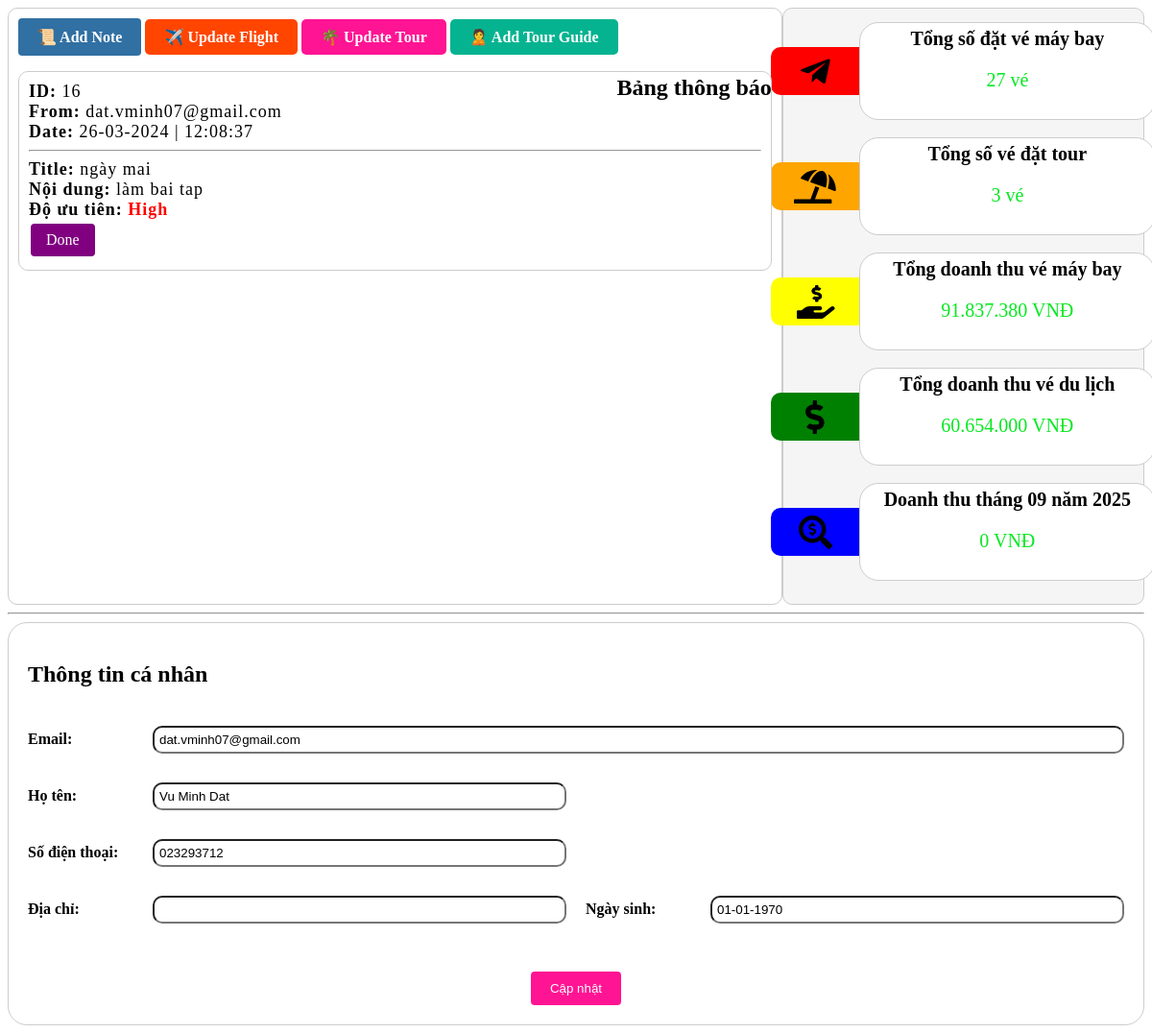
/DatVeMayBay/home.php (signed in), run on the app's committed database.
### tables this page shows
CREATE TABLE `note` (
  `ID_Note` int(11) NOT NULL,
  `ID_User` int(11) DEFAULT NULL,
  `UserGiao` varchar(255) DEFAULT NULL,
  `TieuDe` varchar(255) DEFAULT NULL,
  `NgayGiao` datetime DEFAULT NULL,
  `MoTa` text DEFAULT NULL,
  `MucDo` varchar(255) DEFAULT NULL,
  `TrangThai` int(11) DEFAULT NULL
);

CREATE TABLE `user` (
  `ID_User` int(11) NOT NULL,
  `TaiKhoan` varchar(50) NOT NULL,
  `MatKhau` varchar(50) NOT NULL,
  `HoTen` varchar(100) NOT NULL,
  `Email` varchar(100) NOT NULL,
  `SoDienThoai` varchar(20) DEFAULT NULL,
  `DiaChi` text DEFAULT NULL,
  `NgaySinh` date DEFAULT NULL,
  `VaiTro` varchar(50) DEFAULT NULL
);

### DatVeMayBay/home.php (the view, shortened to what this page needs)
<?php
include('db.php');
if (!isset($_SESSION['admin_email'])) {
    header("Location: /BayWithVaa/login.php");
    exit();
} else {
    $admin_email = $_SESSION['admin_email'];
	$query_user_info = "SELECT * FROM user WHERE Email = '$admin_email'";
	$result_user_info = mysqli_query($connect, $query_user_info);
	$row_user_info = mysqli_fetch_assoc($result_user_info);
}
$query_total_bookings = "SELECT COUNT(*) AS total_bookings FROM bookings";
$result_total_bookings = mysqli_query($connect, $query_total_bookings);
$row_total_bookings = mysqli_fetch_assoc($result_total_bookings);
$total_bookings = $row_total_bookings['total_bookings'];
$query_total_airline_tickets = "SELECT COUNT(*) AS total_airline_tickets FROM datve UNION SELECT COUNT(*) AS total_airline_tickets FROM datvekhuhoi";
$result_total_airline_tickets = mysqli_query($connect, $query_total_airline_tickets);
$total_airline_tickets = 0;
while ($row = mysqli_fetch_assoc($result_total_airline_tickets)) {
    $total_airline_tickets += $row['total_airline_tickets'];
}
function formatCurrency($amount)
{
    return number_format($amount, 0, ',', '.') . ' VNĐ';
}
$query_total_revenue = "SELECT SUM(TongTien) AS total_revenue FROM
                        (SELECT TongTien FROM chitietdatve
                        UNION ALL
                        SELECT TongTien FROM chitietdatvekhuhoi) AS total";
$result_total_revenue = mysqli_query($connect, $query_total_revenue);
$row_total_revenue = mysqli_fetch_assoc($result_total_revenue);
$total_revenue = $row_total_revenue['total_revenue'];
$query_total_tour = "SELECT SUM(TongTien) AS total_tour FROM bookings";
$result_total_tour = mysqli_query($connect, $query_total_tour);
$row_total_tour = mysqli_fetch_assoc($result_total_tour);
$total_tour = $row_total_tour['total_tour'];
$current_month = date('m');
$current_year = date('Y');
$query_total = "SELECT SUM(TongTien) AS totals FROM (
    SELECT TongTien FROM chitietdatve WHERE MONTH(NgayDat) = $current_month AND YEAR(NgayDat) = $current_year
    UNION ALL
    SELECT TongTien FROM chitietdatvekhuhoi WHERE MONTH(NgayDat) = $current_month AND YEAR(NgayDat) = $current_year
    UNION ALL
    SELECT TongTien FROM bookings WHERE MONTH(NgayDat) 	= $current_month AND YEAR(NgayDat) = $current_year
) AS total_my";
$result_total = mysqli_query($connect, $query_total);
$row_total = mysqli_fetch_assoc($result_total);
$total = $row_total['totals'];
$query = "SELECT ID_Note, UserGiao, TieuDe, NgayGiao, MoTa, MucDo, TrangThai FROM note WHERE ID_User = (
    SELECT ID_User FROM user WHERE Email = '$admin_email'
) AND TrangThai = 0 ORDER BY ID_Note DESC";
$result = mysqli_query($connect, $query);
?>
<!DOCTYPE html>
<html>
<head>
    <link rel="stylesheet" href="stylehome.css">
    <link rel="stylesheet" href="https://cdnjs.cloudflare.com/ajax/libs/font-awesome/5.15.3/css/all.min.css" />
</head>
<body>
    <div class="container">
        <div class="task-list">
            <a href="note-form.php" class="add-note" target="_blank">📜 Add Note</a>
			<a href="capnhat-chuyenbay.php" class="update-flight" target="_blank">✈️ Update Flight</a>
			<a href="capnhat-tour.php" class="update-tour" target="_blank">🌴 Update Tour</a>
			<a href="add-tour-guide.php" class="tour-guide" target="_blank">🙎 Add Tour Guide</a>
            <h2 style="float: right;">Bảng thông báo</h2>
            <ul>
                <?php
                while ($row = mysqli_fetch_assoc($result)) {
                    echo "<li>";
                    echo "<div class='task-details'>";
                    echo "<div><strong>ID: </strong>" . $row['ID_Note'] . "</div>";
                    echo "<div><strong>From: </strong>" . $row['UserGiao'] . "</div>";
                    echo "<div><strong>Date: </strong>" . date('d-m-Y | H:i:s', strtotime($row['NgayGiao'])) . "</div>";
					echo "<hr>";
					echo "<div><strong>Title: </strong>" . $row['TieuDe'] . "</div>";
                    echo "<div><strong>Nội dung: </strong>" . $row['MoTa'] . "</div>";
                    $mucDoClass = '';
                    switch ($row['MucDo']) {
                        case 'High':
                            $mucDoClass = 'high-priority';
                            break;
                    }
                    echo "<div><strong>Độ ưu tiên: </strong><span class='" . $mucDoClass . "'>" . $row['MucDo'] . "</span></div>";
                    if ($row['TrangThai'] == 0) {
                        echo "<a href='home-status.php?id=" . $row['ID_Note'] . "' class='done-button' target='_blank'>Done</a>";
                    }
                    echo "</div>";
                    echo "</li>";
                }
                ?>
            </ul>
        </div>
        <div class="status-indicators">
            <div class="status-indicator">
                <div class="head" style="background-color: red;"><i class="fab fa-telegram-plane"></i></div>
                <div class="body">
                    <p style="text-align: center; margin: 0; margin-top: 5px; font-weight: bold; font-size: 20px;">Tổng số đặt vé máy bay</p>
					<p style="text-align: center; margin: 0; margin-top: 5px; margin-top: 20px; color: #08E821; font-size: 20px;"><?php echo $total_airline_tickets; ?> vé</p>
                </div>
            </div>
            <div class="status-indicator">
                <div class="head" style="background-color: orange;"><i class="fas fa-umbrella-beach"></i></div>
                <div class="body">
                    <p style="text-align: center; margin: 0; margin-top: 5px; font-weight: bold; font-size: 20px;">Tổng số vé đặt tour</p>
                    <p style="text-align: center; margin: 0; margin-top: 5px; margin-top: 20px; color: #08E821; font-size: 20px;"><?php echo $total_bookings; ?> vé</p>
                </div>
            </div>
            <div class="status-indicator">
                <div class="head" style="background-color: yellow;"><i class="fas fa-hand-holding-usd"></i></div>
                <div class="body">
                    <p style="text-align: center; margin: 0; margin-top: 5px; font-weight: bold; font-size: 20px;">Tổng doanh thu vé máy bay</p>
					<p style="text-align: center; margin: 0; margin-top: 5px; margin-top: 20px; color: #08E821; font-size: 20px;"><?php echo formatCurrency($total_revenue); ?></p>
                </div>
            </div>
            <div class="status-indicator">
                <div class="head" style="background-color: green;"><i class="fas fa-dollar-sign"></i></div>
                <div class="body">
                    <p style="text-align: center; margin: 0; margin-top: 5px; font-weight: bold; font-size: 20px;">Tổng doanh thu vé du lịch</p>
					<p style="text-align: center; margin: 0; margin-top: 5px; margin-top: 20px; color: #08E821; font-size: 20px;"><?php echo formatCurrency($total_tour); ?></p>
                </div>
            </div>
            <div class="status-indicator">
                <div class="head" style="background-color: blue;"><i class="fas fa-search-dollar"></i></div>
                <div class="body">
				<p style="text-align: center; margin: 0; margin-top: 5px; font-weight: bold; font-size: 20px;">Doanh thu tháng <?php echo $current_month; ?> năm <?php echo $current_year; ?></p>
				<p style="text-align: center; margin: 0; margin-top: 5px; margin-top: 20px; color: #08E821; font-size: 20px;"><?php echo formatCurrency($total); ?></p>
				</div>
            </div>
        </div>
    </div>
    <hr>
<div id="user-info-container">
    <form action="update-account.php" method="post" id="form-user" target="_blank">
		<h2>Thông tin cá nhân</h2>
        <div class="user-info">
            <label for="email">Email:</label>
            <input type="email" id="email" name="email" value="<?php echo $row_user_info['Email']; ?>" readonly>
        </div>
        <div class="user-info">
            <label for="fullname">Họ tên:</label>
            <input type="text" id="fullname" name="fullname" value="<?php echo $row_user_info['HoTen']; ?>" readonly>
        </div>
        <div class="user-info">
            <label for="phone">Số điện thoại:</label>
            <input type="text" id="phone" name="phone" value="<?php echo $row_user_info['SoDienThoai']; ?>" readonly>
        </div>
        <div class="user-info">
            <label for="address">Địa chỉ:</label>
            <input type="text" id="address" name="address" value="<?php echo $row_user_info['DiaChi']; ?>" readonly>
        </div>
        <div class="user-info">
            <label for="dob">Ngày sinh:</label>
            <input type="text" id="dob" name="dob" value="<?php echo date('d-m-Y', strtotime($row_user_info['NgaySinh'])); ?>" readonly>
        </div>
        <input type="submit" value="Cập nhật">
    </form>
</div>
</body>
</html>

### DatVeMayBay/stylehome.css (style rules this page uses)
.container { display: flex; position: relative; }
.task-list { width: 70%; height: 600px; overflow-y: auto; border-right: 1px solid #ccc; padding-right: 20px; background-color: white; border: 1px solid #ccc; padding: 10px; border-radius: 10px; }
.task-list ul { list-style-type: none; padding: 0; }
.task-list li { margin-bottom: 20px; border-radius: 10px; border: 1px solid #ccc; padding: 10px; position: relative; }
.add-note { display: inline-block; padding: 10px 20px; background-color: #3170A3; color: white; text-decoration: none; border-radius: 4px; font-weight: bold; transition: background-color 0.3s ease; }
.done-button { background-color: purple; border: none; color: white; padding: 8px 16px; text-align: center; text-decoration: none; display: inline-block; font-size: 16px; margin: 4px 2px; cursor: pointer; border-radius: 4px; transition: background-color 0.3s ease; }
.task-details { position: relative; }
.status-indicators { width: 30%; display: flex; flex-direction: column; justify-content: space-around; align-items: center; background-color: #f5f5f5; border: 1px solid #ccc; padding: 10px; border-radius: 10px; }
.status-indicator { width: 400px; height: 100px; border-radius: 10px; display: flex; justify-content: center; align-items: center; margin-bottom: 10px; }
.status-indicator .body { width: 500px; height: 100px; background-color: white; border: 1px solid #ccc; border-radius: 20px; }
.status-indicator .head { width: 150px; height: 50px; border-top-left-radius: 10px; border-bottom-left-radius: 10px; display: flex; justify-content: center; align-items: center; font-size: 35px; }
#user-info-container { border: 1px solid #ccc; padding: 20px; display: flex; flex-direction: column; border-radius: 20px; }
.user-info { display: flex; align-items: center; margin-bottom: 10px; }
.user-info label { width: 120px; margin-right: 10px; font-weight: bold; }
.user-info input[type="email"], .user-info input[type="text"] { flex: 1; padding: 5px; border-radius: 10px; }
#form-user { display: grid; grid-template-columns: repeat(2, 1fr); grid-gap: 20px; }
#form-user .user-info:nth-child(1), #form-user .user-info:nth-child(2) { grid-column: 1 / span 2; }
#form-user .user-info:nth-child(3), #form-user .user-info:nth-child(4), #form-user .user-info:nth-child(5) { grid-column: 1 / span 1; }
#form-user input[type="submit"] { grid-column: 1 / span 2; justify-self: center; margin-top: 20px; padding: 10px 20px; background-color: deeppink; color: white; border: none; border-radius: 4px; cursor: pointer; transition: background-color 0.3s ease; }

### DatVeMayBay/home.php (style rules this page uses)
.high-priority { font-weight: bold; color: red; }
.task-details div { letter-spacing: 1px; font-size: 18px; }
.update-flight { padding: 10px 20px; text-decoration: none; background-color: orangered; color: #fff; border: none; border-radius: 5px; transition: background-color 0.3s ease; font-weight: bold; }
.update-tour { padding: 10px 20px; text-decoration: none; background-color: deeppink; color: #fff; border: none; border-radius: 5px; transition: background-color 0.3s ease; font-weight: bold; }
.tour-guide { padding: 10px 20px; text-decoration: none; background-color: #05B390; color: #fff; border: none; border-radius: 5px; transition: background-color 0.3s ease; font-weight: bold; }

### data on the page
note: ID_Note "16", UserGiao "dat.vminh07@gmail.com", NgayGiao "26-03-2024 | 12:08:37", TieuDe "ngày mai", MoTa "làm bai tap", MucDo "High"
user: email "dat.vminh07@gmail.com", fullname "Vu Minh Dat", phone "023293712", dob "01-01-1970"

### other printed values
$total_airline_tickets "27"
$total_bookings "3"
formatCurrency($total_revenue) "91.837.380 VNĐ"
formatCurrency($total_tour) "60.654.000 VNĐ"
formatCurrency($total) "0 VNĐ"
